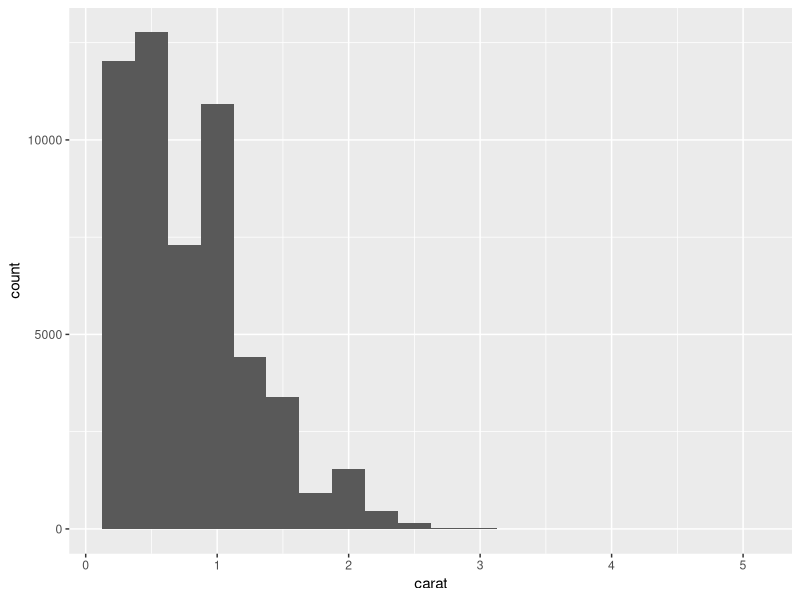
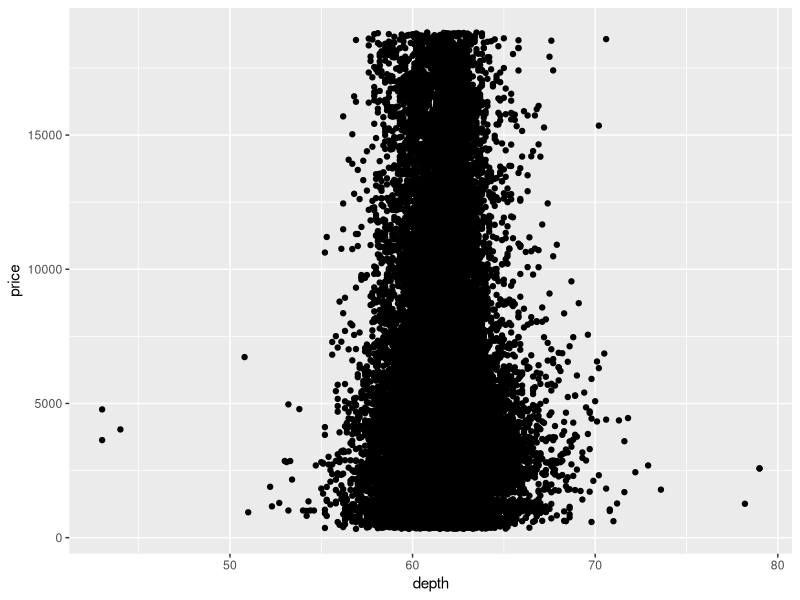

The R script that drew these images, in order:
## ---- chunk 1
knitr::opts_chunk$set(echo = TRUE)
## ---- chunk 2
library('ggplot2')
head(diamonds)
str(diamonds)
?str
## ---- chunk 3
summary(diamonds)
## ---- chunk 4
table(diamonds$color)
## ---- chunk 5
table(diamonds$cut, diamonds$color)
## ---- chunk 6
ggplot(data = diamonds) +
  geom_histogram(mapping = aes(x = carat), binwidth = 0.25)
## ---- chunk 7
ggplot(data = diamonds) +
  geom_point(mapping = aes(x = depth, y = price))
